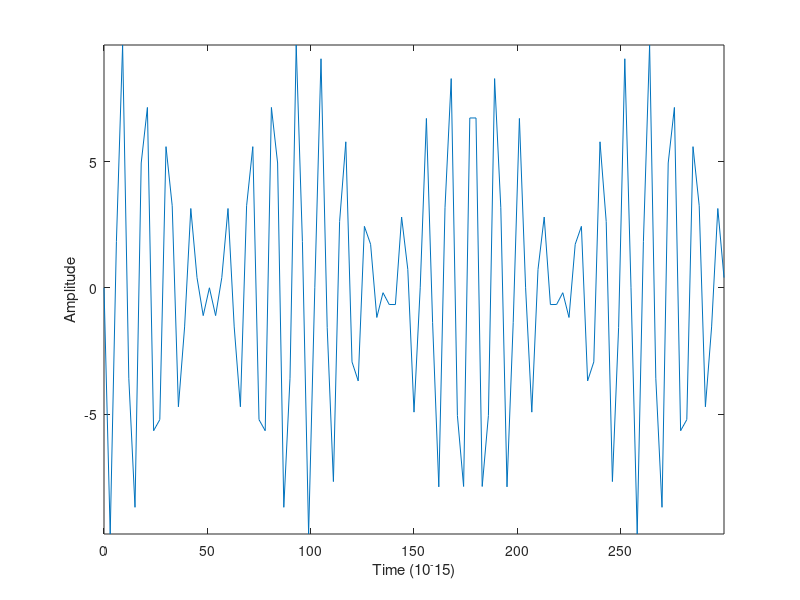

Recreate this plot in MATLAB.
# Group Velocity of Superposition of Two Plane Waves
# Author: Arvin Sharma
# 
# A group is formed through the superposition of waves, E_1 and E_2:
# - E_1(z,t)=E_0*cos(k_1z - w_1t)
# - E_2(z,t)=E_0*cos(k_2z - w_2t)
# The difference between these two waves is defined as 2dW and 2dK
# where 2dW is the difference in angular frequency and 2dK is the difference in wave number.
# - E_1=E_0*cos((k+dK)z - (w+dW)t)
# - E_2=E_0*cos((k-dK)z - (w-dW)t)
# Through Superposition we find:
# - E(z,t)=E_1(z,t)+E_2(z,t)
#   => E(z,t)=E_0(cos((k+dK)z-(w+dW)t) + cos((k-dK)z - (w-dW)t))
# In order to simplify this further, we consider two points along the unit circle, B=(cosB,sinB) and A=(cosa,sina) where a > B
# The difference between these two points is:
# - D = sqrt((x_1-x_2)^2 + (y_1 - y_2)^2)
#   => AB = sqrt((cosa-cosB)^2 + (sina-sinB)^2)
#   => (AB)^2 = (cosa-cosB)^2 + (sina-sinB)^2
#   => (AB)^2 = cos^2a - 2cosacosB+cos^2B + sin^2a-2sinasinB+sin^2B
#   [Identity: sin^2t+cos^2t=1]
#   => (AB)^2 = 2 - 2cosacosB - 2sinasinB
#   => (AB)^2 = 2 - 2(cosacosB+sinasinB)
# If these two points are rotated by angle B, such that point B is now on the X-axis, we get two new points C:(cost,sint) and D:(1,0)
# Note that the distance from C to D is equal to the distance from A to B, since both points are equally rotated about the origin, where t=a-B and a > B as mentioned above.
# Therefore, CD = AB, and we find CD to simplify the expression found in calculating AB.
# - CD = sqrt((cost - 1)^2 + (sint - 0)^2)
#   => (CD)^2 = (cost - 1)^2 + (sint - 0)^2
#   => (CD)^2 = cos^2 - 2cost + 1 + sin^2 t
#   [Identity: sin^2t + cos^2t = 1]
#   => (CD)^2 = 2 - 2cos(t)
#   [Note: t = a - B]
#   => (CD)^2 = 2 - 2cos(a -B)
# Since CD=AB, (CD)^2=(AB)^2
#   - (CD)^2=(AB)^2
#   => (2 - 2cos(a - B)) = (2 - 2(cosacosB+sinasinB))
#   => -2cos(a - B) = -2(cosacosB+sinasinB)
#   => cos(a - B) = cosacosB+sinasinB
# We need one more identity to simplify this expression, specifically for cos(a+B)
# - cos(a+B) = cos(a - (-B))
#   => cosacos(-B) + sinasin(-B)
#   => cosacosB+sina(-sinB) // cos(-X)=cos(X), sin(-X)=-sin(X)
#   => cosacosB-sinasinB
# Therefore, cos(a+B)=cosacosB-sinasinB
# Combining these two:
# - cos(a-B) + cos(a+B)=(cosacosB+sinasinB) + (cosacosB-sinasinB)
#   => cos(a-B) + cos(a+B) = 2cosacosB
# Recall, our expression for the superposition of plane waves E_1 and E_2:
# - E(z,t)=E_0(cos((k+dK)z-(w+dW)t) + cos((k-dK)z - (w-dW)t))
#   => ((k+dK)z-(w+dW)t) = (kz+dKz-wt-dWt)=((kz-wt)+(dKz-dWt))
#   => ((k-dK)z-(w-dW)t) = (kz-dKz-wt+dWt)=((kz-wt)-(dKz-dWt))
#   Notice the two expressions on the write are of the form (a+B) and (a-B)
#   where a = (kz-wt) and B=(dKz-dWt)
#   Therefore we apply the trig identity: cos(a-B)+cos(a+B)=2cosacosB,
#   => E(z,t)=E_0(2cos(kz-wt)*cos(dKz-dWt)) which is the simplified expression representing the modulated wave. 
# Note that the phase velocity is w/k while the envelope, group velocity is dw/dk.
#
# References: 
#   - M. S. Wartak, Computational Photonics: An Introduction with MATLAB. Cambridge: Cambridge University Press, 2013. 
#
E_0=10;
c=3e14; # Velocity of light in micro-meter/sec
n=3.4; # Refractive Index
v_p=c/n; # Phase Velocity
lambda=1.0; # Wavelength in micro-meters
frequency=v_p/lambda; # v=flambda, v/lambda=f
z=0.75; # Arbitrary point to analyze
omega=2*pi*frequency; # Angular frequency
k=2*pi/lambda; # Wave number
dOmega=omega/15.0; # Differential of angular frequency
dK = k/15.0; # Differential of wave number 
#
omega_1=omega+dOmega;
omega_2=omega-dOmega;
k_1=k+dK;
k_2=k-dK;
t=linspace(0,300e-15,101);
A=E_0*(cos(k*z - omega*t).*cos(dK*z - dOmega*t));
plot(t/(1e-15),A);
xlabel("Time (10^-15)");
ylabel("Amplitude");
axis("tight");
waitfor(gcf);

